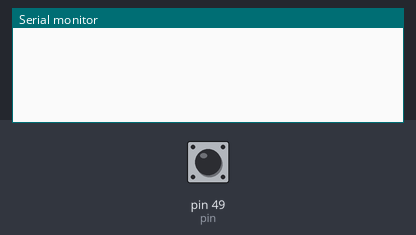
Bench run of a sketch on a simulated Arduino Mega 2560, built with avr-gcc and run on an emulated ATmega2560. Parts: the last lines printed to the serial monitor. The inputs (shaded band) are chosen by the test bench; at power-on: pin 49 (pin) LOW.

Above: at 1.2 s.
1.3 s: pin 49 (pin) pulsed HIGH 5 times (0.12 s each, 0.3 s apart)
At 2.5 s:
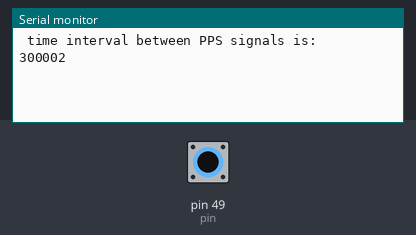
4.3 s: pin 49 (pin) driven HIGH
At 5.5 s:
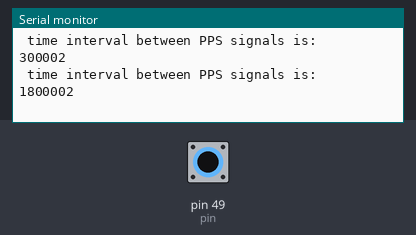

Measured:
- after the input at 1.3 s, the serial monitor: prints a new line after 0.60 s (image 1)
- after the input at 4.3 s, the serial monitor: prints a new line at once (image 2)

The sketch:

pulseIn.ino
```cpp
int pin = 49;
unsigned long duration_HIGH, duration_LOW, duration;

void setup()
{
  Serial.begin(9600);
  pinMode(pin, INPUT);

}

void loop()
{
 duration_HIGH = pulseIn(pin,HIGH, 10000000);
 duration_LOW = pulseIn(pin,LOW, 10000000);

 duration = duration_HIGH + duration_LOW;

 Serial.println(" time interval between PPS signals is:");
 Serial.println(duration);
}
```
